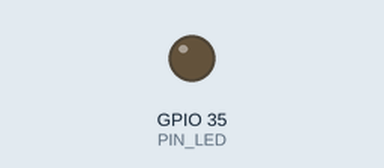
Simulated run of this sketch. Board: ESP32. Parts: output pins drawn as LEDs (lit = HIGH). What the sketch prints to the serial monitor is not drawn. At 10.1 s the program puts the board to deep sleep or switches it off; the recording ends there.

Above: at 0.5 s.
Timing chart, 0 to 3.0 s (numbered marks = the images above):
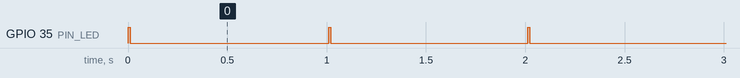

Measured:
- by itself, GPIO 35 (PIN_LED): goes 9 × (LOW 1.0 s, HIGH 0.01 s), LOW 0.99 s, HIGH 0.10 s, then LOW

The sketch:

sleep.ino
```cpp
#define SLEEP_SEC 10
#define PIN_LED 35

int secCount;
uint64_t msecCount;

class Session {
  static RTC_DATA_ATTR uint32_t mBootCount;
public:
  static bool isFirstBoot(){ return 0 == Session::mBootCount; };
  static uint32_t bootCount(){ return Session::mBootCount; };
  static void incBootCount(){ Session::mBootCount++; }

};


RTC_DATA_ATTR uint32_t Session::mBootCount = 0;

void blink(int ms) {
    digitalWrite(PIN_LED, HIGH);
    delay(ms);
    digitalWrite(PIN_LED, LOW);
}

void setup() {
  pinMode(PIN_LED, OUTPUT);
  Serial.begin(115200);
  // while(!Serial);
  if( Session::isFirstBoot() ) {
    Serial.println("\n=========>");
  }
  Serial.printf("Boot count=%d\n", Session::bootCount());
  blink(10);

  msecCount = millis();
  secCount = 0;

}


void loop() {
  // put your main code here, to run repeatedly:

  if( (millis() - msecCount) < 1000 ) {
    delay(1);
    return;
  }

  msecCount = millis();
  secCount ++;
  Serial.println(secCount);
  if( secCount < SLEEP_SEC) {
      blink(10);
      return;
  }


  Session::incBootCount();

  Serial.println("Going into sleep...");
  blink(100);

  esp_sleep_enable_timer_wakeup(1000000ULL * SLEEP_SEC);
  esp_deep_sleep_start();
}
```
